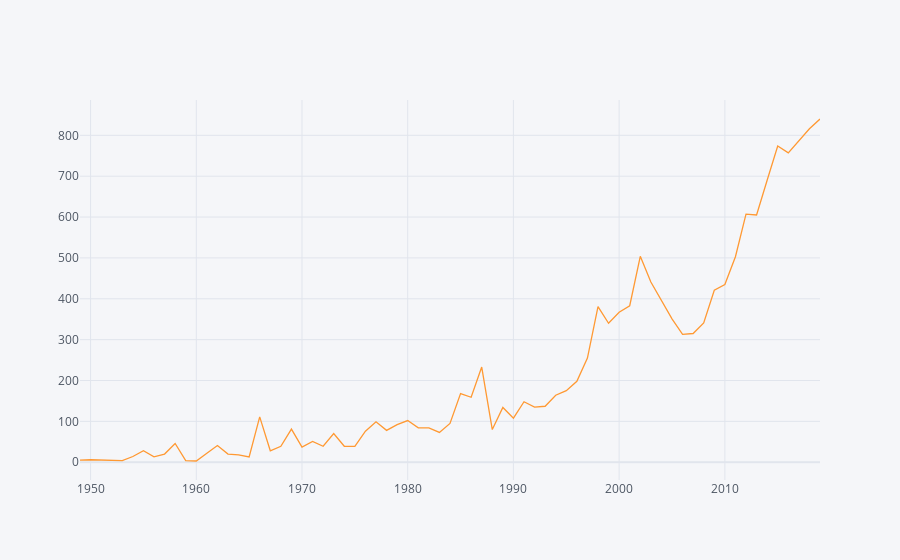

Notebook code for this chart:
### Code cell
sets_by_year['set_num'][:-2].iplot()

### Figure 1 — Plotly figure (JSON) as saved in the notebook; plotly's stock layout.template omitted (floating-point values rounded to 4 significant figures)
{"data": [{"line": {"color": "rgba(255, 153, 51, 1.0)", "dash": "solid", "shape": "linear", "width": 1.3}, "mode": "lines", "name": "set_num", "text": "", "type": "scatter", "x": [1949, 1950, 1953, 1954, 1955, 1956, 1957, 1958, 1959, 1960, 1961, 1962, 1963, 1964, 1965, 1966, 1967, 1968, 1969, 1970, 1971, 1972, 1973, 1974, 1975, 1976, 1977, 1978, 1979, 1980, 1981, 1982, 1983, 1984, 1985, 1986, 1987, 1988, 1989, 1990, 1991, 1992, 1993, 1994, 1995, 1996, 1997, 1998, 1999, 2000, 2001, 2002, 2003, 2004, 2005, 2006, 2007, 2008, 2009, 2010, 2011, 2012, 2013, 2014, 2015, 2016, 2017, 2018, 2019], "y": [5, 6, 4, 14, 28, 13, 20, 46, 4, 3, 22, 41, 20, 18, 13, 111, 28, 39, 81, 37, 51, 39, 70, 39, 39, 76, 99, 78, 92, 102, 84, 84, 73, 95, 168, 159, 233, 80, 134, 108, 148, 135, 137, 164, 175, 198, 255, 381, 340, 367, 383, 504, 441, 395, 351, 313, 315, 341, 421, 435, 503, 607, 605, 690, 774, 757, 786, 816, 840]}], "layout": {"legend": {"bgcolor": "#F5F6F9", "font": {"color": "#4D5663"}}, "paper_bgcolor": "#F5F6F9", "plot_bgcolor": "#F5F6F9", "title": {"font": {"color": "#4D5663"}}, "xaxis": {"gridcolor": "#E1E5ED", "showgrid": true, "tickfont": {"color": "#4D5663"}, "title": {"font": {"color": "#4D5663"}, "text": ""}, "zerolinecolor": "#E1E5ED"}, "yaxis": {"gridcolor": "#E1E5ED", "showgrid": true, "tickfont": {"color": "#4D5663"}, "title": {"font": {"color": "#4D5663"}, "text": ""}, "zerolinecolor": "#E1E5ED"}}}
